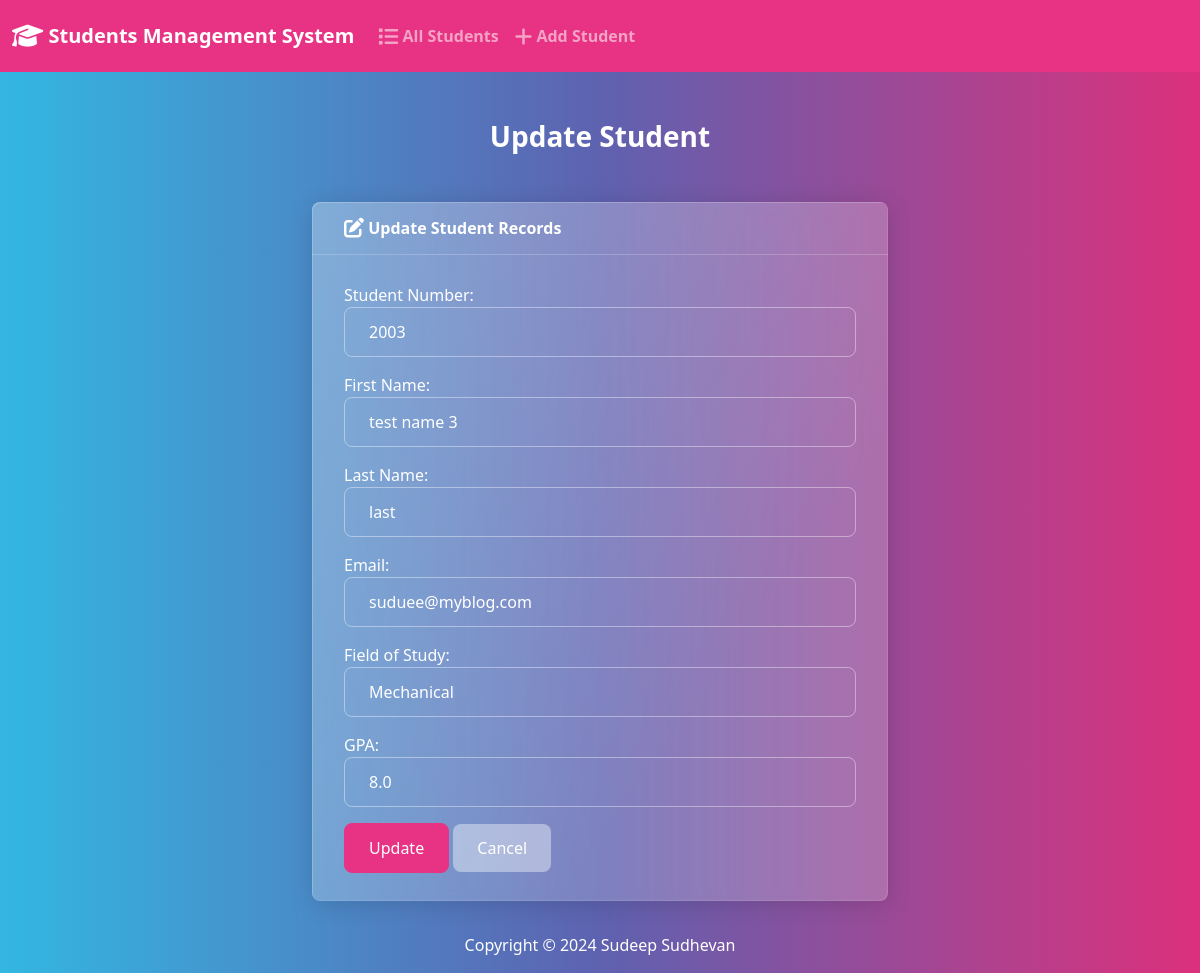
Page /edit/4/ on the committed database.
### student/models.py (models this page shows, shortened)
class Student(models.Model):
    student_number = models.PositiveIntegerField()
    first_name = models.CharField(max_length=50)
    last_name = models.CharField(max_length=50)
    email = models.EmailField(max_length=100)
    field_of_study = models.CharField(max_length=50)
    gpa = models.FloatField()

### student/views.py (the view)
# urls.py: path("edit/<int:id>/", views.edit, name="edit"),
def edit(request, id):
    if request.method == "POST":
        student = Student.objects.get(pk=id)
        form = StudentForm(request.POST, instance=student)
        if form.is_valid():
            form.save()
            return render(request, "edit.html", {"form": form, "success": True})
    else:
        student = Student.objects.get(pk=id)
        form = StudentForm(instance=student)
    return render(request, "edit.html", {"form": form})

### student/forms.py
class StudentForm(forms.ModelForm):
    class Meta:
        model = Student
        fields = [
            "student_number",
            "first_name",
            "last_name",
            "email",
            "field_of_study",
            "gpa",
        ]
        labels = {
            "student_number": "Student Number",
            "first_name": "First Name",
            "last_name": "Last Name",
            "email": "Email",
            "field_of_study": "Field of Study",
            "gpa": "GPA",
        }
        widgets = {
            "student_number": forms.NumberInput(attrs={"class": "form-control"}),
            "first_name": forms.TextInput(attrs={"class": "form-control"}),
            "last_name": forms.TextInput(attrs={"class": "form-control"}),
            "email": forms.EmailInput(attrs={"class": "form-control"}),
            "field_of_study": forms.TextInput(attrs={"class": "form-control"}),
            "gpa": forms.NumberInput(attrs={"class": "form-control"}),
        }

### templates/edit.html (shortened to what this page needs)
{% extends "base.html" %}
{% block content %}
<h3 class="text-center m-4">Update Student</h3>
{% if success %}
<div class="alert alert-success" role="alert">
    The student updated successfully.
    <a href="{% url 'home' %}" class="alert-link">Go to Home Page.</a>
</div>
{% else %}
<div class="row justify-content-center">
    <div class="col-6">
        <div class="card bg-secondary mb-3">
            <div class="card-header">
                <i class="fa-solid fa-pen-to-square fa-lg"></i> Update Student Records
            </div>
            <div class="card-body">
                <form action="" method="POST">
                    {{ form.as_p }}
                    <button type="submit" class="btn btn-primary">Update</button>
                    <a href="{% url 'home' %}" class="btn btn-secondary">Cancel</a>
                </form>
            </div>
        </div>
    </div>
</div>
{% endif %}
{% endblock %}

### rows in the picture
Student: student_number "2003", first_name "test name 3", last_name "last", email "suduee@myblog.com", field_of_study "Mechanical", gpa "8.0"
